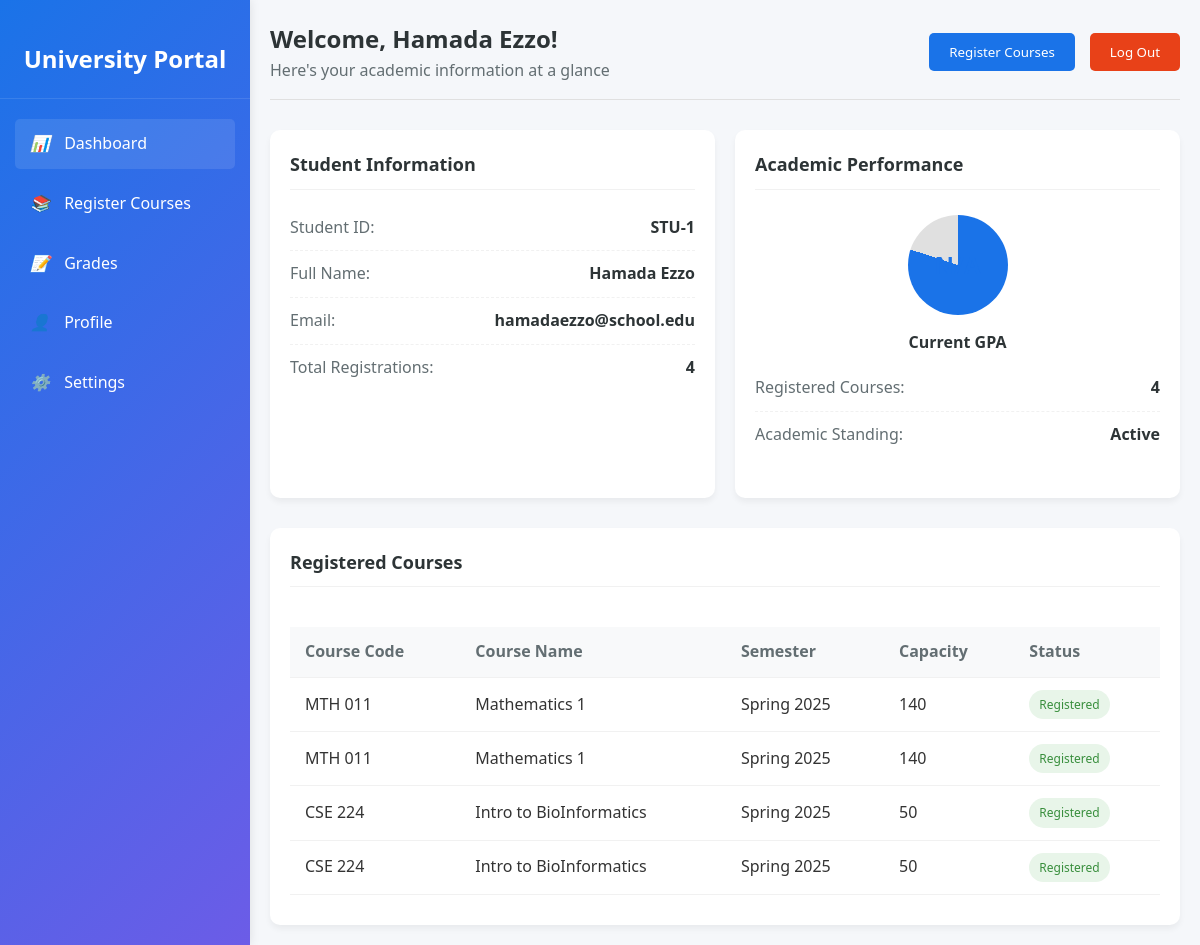
Page /Dashboard/index.php (signed in) on the committed database.
### tables this page shows
CREATE TABLE `student` (
  `Id` int(11) NOT NULL,
  `FirstName` varchar(244) NOT NULL,
  `LastName` varchar(244) NOT NULL,
  `Email` varchar(222) NOT NULL,
  `NationalId` varchar(17) NOT NULL,
  `Age` int(3) NOT NULL,
  `PhonNumber` bigint(11) NOT NULL,
  `password_hash` varchar(255) NOT NULL,
  `created_at` timestamp NOT NULL DEFAULT current_timestamp()
);

CREATE TABLE `course` (
  `Id` int(11) NOT NULL,
  `Name` varchar(222) NOT NULL,
  `Capacity` int(11) NOT NULL,
  `Code` varchar(222) NOT NULL,
  `semester_id` int(11) NOT NULL
);

CREATE TABLE `semester` (
  `id` int(11) NOT NULL,
  `Season` varchar(222) NOT NULL,
  `Year` year(4) NOT NULL
);

### Dashboard/index.php (the view, shortened to what this page needs)
<?php
$servername = "localhost";
$username_db = "root";
$password_db = "";
$dbname = "school_system";
$conn = new mysqli($servername, $username_db, $password_db, $dbname);
$student_id = $_SESSION['student_id'];
$stmt = $conn->prepare("SELECT Id, FirstName, LastName, Email FROM student WHERE Id = ?");
$stmt->bind_param("i", $student_id);
$stmt->execute();
$result = $stmt->get_result();
$student = $result->fetch_assoc();
$courses = [];
$stmt = $conn->prepare("
    SELECT c.Code, c.Name, c.Capacity, s.Season, s.Year
    FROM course c
    INNER JOIN semester s ON c.semester_id = s.id
    INNER JOIN registration r ON r.semester_id = s.id
    WHERE r.student_id = ?
");
$stmt->bind_param("i", $student_id);
$stmt->execute();
$result = $stmt->get_result();
while ($row = $result->fetch_assoc()) {
    $courses[] = $row;
}
$gpa = 'N/A';
?>
<!DOCTYPE html>
<html lang="en">
<head>
</head>
<body>
    <div class="container">
        <div class="sidebar">
            <div class="brand">
                <h1>University Portal</h1>
            </div>
            <ul class="nav-links">
                <li><a href="#" class="active"><i>📊</i> Dashboard</a></li>
                <li><a href="../Registration/index.php"><i>📚</i> Register Courses</a></li>
                <li><a href="#"><i>📝</i> Grades</a></li>
                <li><a href="#"><i>👤</i> Profile</a></li>
                <li><a href="#"><i>⚙️</i> Settings</a></li>
            </ul>
        </div>
        <div class="main-content">
            <div class="header">
                <div class="welcome">
                    <h2>Welcome, <?php echo htmlspecialchars($student['FirstName'] . ' ' . $student['LastName']); ?>!</h2>
                    <p>Here's your academic information at a glance</p>
                </div>
                <div class="user-actions">
                    <button class="btn btn-primary" onclick="registerCourses()">Register Courses</button>
                    <button class="btn btn-danger" onclick="logout()">Log Out</button>
                </div>
            </div>
            <div class="dashboard-cards">
                <div class="card">
                    <div class="card-header">
                        <h3>Student Information</h3>
                    </div>
                    <div class="card-content">
                        <div class="info-item">
                            <span class="info-label">Student ID:</span>
                            <span class="info-value">STU-<?php echo htmlspecialchars($student['Id']); ?></span>
                        </div>
                        <div class="info-item">
                            <span class="info-label">Full Name:</span>
                            <span class="info-value"><?php echo htmlspecialchars($student['FirstName'] . ' ' . $student['LastName']); ?></span>
                        </div>
                        <div class="info-item">
                            <span class="info-label">Email:</span>
                            <span class="info-value"><?php echo htmlspecialchars($student['Email']); ?></span>
                        </div>
                        <div class="info-item">
                            <span class="info-label">Total Registrations:</span>
                            <span class="info-value"><?php echo count($courses); ?></span>
                        </div>
                    </div>
                </div>
                <div class="card">
                    <div class="card-header">
                        <h3>Academic Performance</h3>
                    </div>
                    <div class="card-content" style="display: flex; flex-direction: column; align-items: center;">
                        <div class="gpa-indicator">
                            <div class="gpa-value"><?php echo $gpa; ?></div>
                        </div>
                        <div class="gpa-label">Current GPA</div>
                        <div style="margin-top: 20px; width: 100%;">
                            <div class="info-item">
                                <span class="info-label">Registered Courses:</span>
                                <span class="info-value"><?php echo count($courses); ?></span>
                            </div>
                            <div class="info-item">
                                <span class="info-label">Academic Standing:</span>
                                <span class="info-value">Active</span>
                            </div>
                        </div>
                    </div>
                </div>
            </div>
            <div class="card">
                <div class="card-header">
                    <h3>Registered Courses</h3>
                </div>
                <div class="card-content">
                    <?php if (count($courses) > 0): ?>
                    <table class="courses-table">
                        <thead>
                            <tr>
                                <th>Course Code</th>
                                <th>Course Name</th>
                                <th>Semester</th>
                                <th>Capacity</th>
                                <th>Status</th>
                            </tr>
                        </thead>
                        <tbody>
                            <?php foreach ($courses as $course): ?>
                            <tr>
                                <td><?php echo htmlspecialchars($course['Code']); ?></td>
                                <td><?php echo htmlspecialchars($course['Name']); ?></td>
                                <td><?php echo htmlspecialchars($course['Season'] . ' ' . $course['Year']); ?></td>
                                <td><?php echo htmlspecialchars($course['Capacity']); ?></td>
                                <td><span class="status-badge status-inprogress">Registered</span></td>
                            </tr>
                            <?php endforeach; ?>
                        </tbody>
                    </table>
                    <?php else: ?>
                    <p>You are not registered for any courses yet. <a href="../Registration/index.php">Register now</a></p>
                    <?php endif; ?>
                </div>
            </div>
        </div>
    </div>
</body>
</html>

### Dashboard/index.php (style rules this page uses)
* { margin: 0; padding: 0; box-sizing: border-box; font-family: 'Segoe UI', Tahoma, Geneva, Verdana, sans-serif; }
body { background-color: #f5f7fa; color: #333; line-height: 1.6; }
.container { display: flex; min-height: 100vh; }
.sidebar { width: 250px; background: linear-gradient(135deg, #1a73e8, #6c5ce7); color: white; padding: 20px 0; box-shadow: 0 0 10px rgba(0, 0, 0, 0.1); }
.brand { text-align: center; padding: 20px 0; border-bottom: 1px solid rgba(255, 255, 255, 0.1); margin-bottom: 20px; }
.brand h1 { font-size: 24px; font-weight: 600; }
.nav-links { list-style: none; padding: 0 15px; }
.nav-links li { margin-bottom: 10px; }
.nav-links a { display: block; color: white; text-decoration: none; padding: 12px 15px; border-radius: 5px; transition: all 0.3s ease; }
.nav-links a:hover, .nav-links a.active { background-color: rgba(255, 255, 255, 0.1); }
.nav-links i { margin-right: 10px; width: 20px; text-align: center; }
.main-content { flex: 1; padding: 20px; }
.header { display: flex; justify-content: space-between; align-items: center; margin-bottom: 30px; padding-bottom: 15px; border-bottom: 1px solid #e0e0e0; }
.welcome h2 { font-size: 24px; color: #2d3436; }
.welcome p { color: #636e72; }
.user-actions { display: flex; gap: 15px; }
.btn { padding: 10px 20px; border: none; border-radius: 5px; cursor: pointer; font-weight: 500; transition: all 0.3s ease; }
.btn-primary { background-color: #1a73e8; color: white; }
.btn-danger { background-color: #e84118; color: white; }
.dashboard-cards { display: grid; grid-template-columns: repeat(auto-fit, minmax(300px, 1fr)); gap: 20px; margin-bottom: 30px; }
.card { background: white; border-radius: 10px; padding: 20px; box-shadow: 0 4px 6px rgba(0, 0, 0, 0.05); }
.card-header { display: flex; justify-content: space-between; align-items: center; margin-bottom: 15px; padding-bottom: 10px; border-bottom: 1px solid #f1f1f1; }
.card-header h3 { font-size: 18px; color: #2d3436; }
.card-content { padding: 10px 0; }
.info-item { display: flex; justify-content: space-between; margin-bottom: 10px; padding-bottom: 10px; border-bottom: 1px dashed #f1f1f1; }
.info-item:last-child { border-bottom: none; }
.info-label { color: #636e72; font-weight: 500; }
.info-value { color: #2d3436; font-weight: 600; }
.courses-table { width: 100%; border-collapse: collapse; margin-top: 15px; }
.courses-table th, .courses-table td { padding: 12px 15px; text-align: left; border-bottom: 1px solid #f1f1f1; }
.courses-table th { background-color: #f8f9fa; color: #636e72; font-weight: 600; }
.status-badge { display: inline-block; padding: 5px 10px; border-radius: 20px; font-size: 12px; font-weight: 500; }
.status-inprogress { background-color: #e8f5e9; color: #388e3c; }
.gpa-indicator { display: flex; align-items: center; justify-content: center; width: 100px; height: 100px; border-radius: 50%; background: conic-gradient(#1a73e8 0% 80%, #e0e0e0 80% 100%); margin: 0 auto; position: relative; }
.gpa-value { position: absolute; font-size: 24px; font-weight: 700; color: #1a73e8; }
.gpa-label { text-align: center; margin-top: 15px; font-weight: 600; color: #2d3436; }

### rows in the picture
student: FirstName+LastName "Hamada Ezzo", Id "1", Email "hamadaezzo@school.edu"
course: Code "MTH 011", Name "Mathematics 1", semester.Year "Spring 2025", Capacity "140"
course: Code "CSE 224", Name "Intro to BioInformatics", semester.Year "Spring 2025", Capacity "50"

### other values in the picture
count($courses) "4"
$gpa "N/A"
